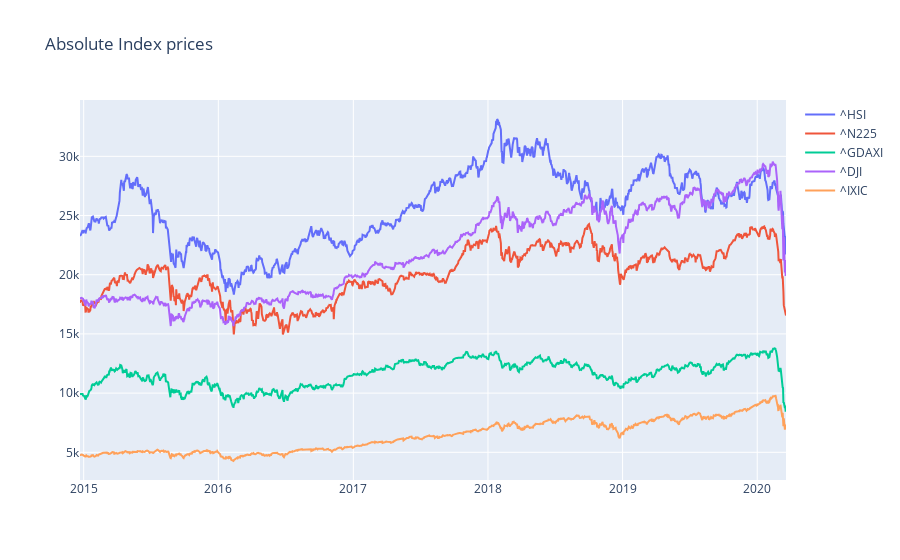

The notebook cell saved with this chart:
### Code cell
fig = go.Figure()
for k,ticker in enumerate(tickers):
    df = df_ticker[k]
    fig.add_trace(go.Scatter(x=df.index,  y=df['Close'], name=ticker))
fig.update_layout(title="Absolute Index prices")
#fig.update_yaxes(range=[60, 135])
fig.show()

### Figure 1 — Plotly figure (JSON) as saved in the notebook; plotly's stock layout.template omitted (floating-point values rounded to 4 significant figures; data arrays with more than 128 entries replaced by an {"elided": "..."} marker saying what was removed)
{"data": [{"name": "^HSI", "type": "scatter", "x": {"elided": "1290 str values"}, "y": {"elided": "1290 float values"}}, {"name": "^N225", "type": "scatter", "x": {"elided": "1281 str values"}, "y": {"elided": "1281 float values"}}, {"name": "^GDAXI", "type": "scatter", "x": {"elided": "1322 str values"}, "y": {"elided": "1322 float values"}}, {"name": "^DJI", "type": "scatter", "x": {"elided": "1319 str values"}, "y": {"elided": "1319 float values"}}, {"name": "^IXIC", "type": "scatter", "x": {"elided": "1319 str values"}, "y": {"elided": "1319 float values"}}], "layout": {"autosize": true, "title": {"text": "Absolute Index prices"}, "xaxis": {"autorange": true, "range": ["2014-12-22", "2020-03-19"], "type": "date"}, "yaxis": {"autorange": true, "range": [2662.0, 34760.0], "type": "linear"}}}
